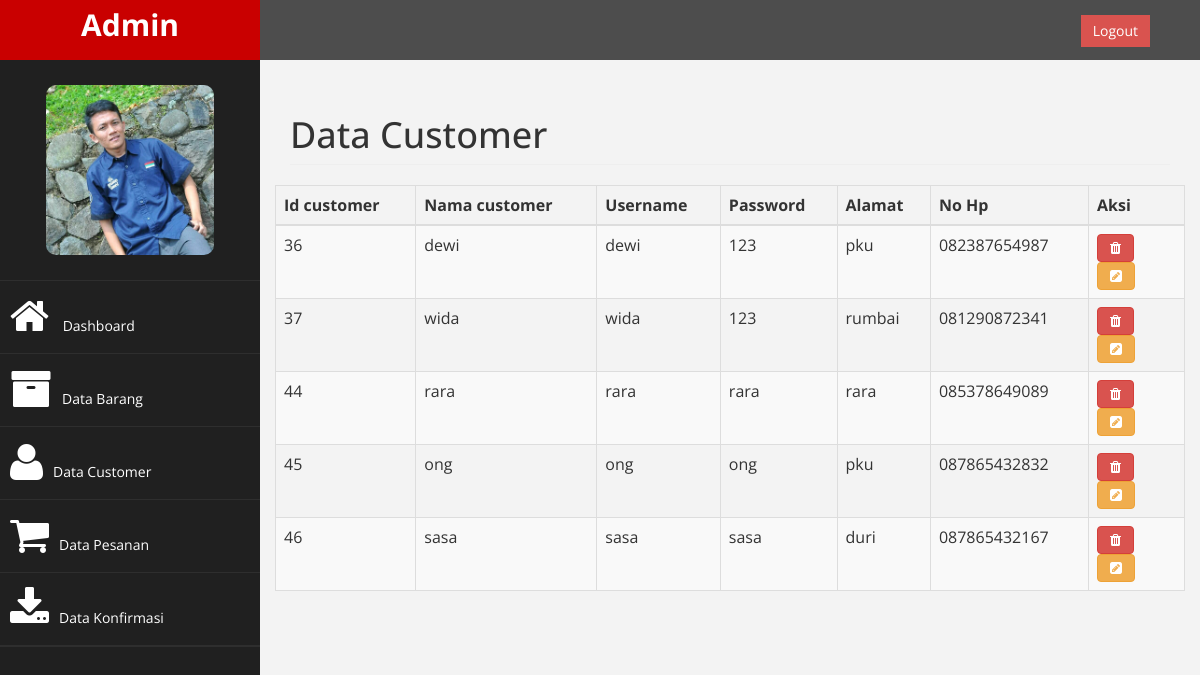
/index.php/customer/data_customer, run on the app's committed database.
### tables this page shows
CREATE TABLE `customer` (
  `id_customer` int(10) NOT NULL,
  `nama` varchar(50) NOT NULL,
  `username` varchar(20) NOT NULL,
  `password` varchar(50) NOT NULL,
  `alamat` varchar(50) NOT NULL,
  `no_hp` varchar(20) NOT NULL
);

### application/controllers/Customer.php (called while the page is built, shortened)
<?php
class Customer extends CI_Controller
{
	function __construct()
	{
		$this->load->model('Customer_model');
		$this->load->helper('url');
	}
	function data_customer()
	{
		$data['customer'] = $this->Customer_model->ambil_data();
		$this->load->view('Admin/Customer_list',$data);
	}
}
 ?>

### index.php (called while the page is built, shortened)
<?php
require_once BASEPATH.'core/CodeIgniter.php';

### application/models/Customer_model.php (called while the page is built, shortened)
<?php
class Customer_model extends CI_Model
{
	public $customer		= 'customer';
	public $id				= 'id_customer';
	public $order			= 'ASC';
	function ambil_data()
	{
		$this->db->order_by($this->id,$this->order);
		return $this->db->get($this->customer)->result();
	}
}
 ?>

### application/views/Admin/Customer_list.php (the view, shortened to what this page needs)
<div id="page-wrapper">
	<div class="row">
		<div class="col-lg-12">
			<h1 class="page-header">Data Customer</h1>
		</div><?=$this->session->flashdata('memesan')?>
	</div>
	<div class="row">
		<table id="example" class="table table-striped table-bordered">
			<thead>
				<tr>
					<th>Id customer</th>
					<th>Nama customer</th>
					<th>Username</th>
					<th>Password</th>
					<th>Alamat</th>
					<th>No Hp</th>
					<th style="width: 96px">Aksi</th>
				</tr>
			</thead>
			<tbody>
				<?php foreach ($customer as $key => $value) { ?>
				<tr>
					<td><?php echo $value->id_customer; ?></td>
					<td><?php echo $value->nama; ?></td>
					<td><?php echo $value->username; ?></td>
					<td><?php echo $value->password; ?></td>
					<td><?php echo $value->alamat; ?></td>
					<td><?php echo $value->no_hp; ?></td>
					<td>
						<a href="<?php echo site_url('index.php/Customer/delete/'.$value->id_customer); ?>"
							class="btn btn-danger">
							<i class="fa fa-trash"></i>
						</a>
						<a href="<?php echo site_url('index.php/Customer/update/'.$value->id_customer); ?>"
							class="btn btn-warning">
							<i class="fa fa-pencil-square"></i>
						</a>
					</td>
				</tr>
				<?php } ?>
			</tbody>
		</table>
	</div>

### assets/admin/css/custom.css (style rules this page uses)
body { font-family: 'Open Sans', sans-serif; }
#page-wrapper { padding: 15px 15px; min-height: 600px; background:#F3F3F3; }
@media (min-width:768px) { #page-wrapper { margin: 0 0 0 260px; padding: 15px 30px; min-height: 1200px; } }

### data on the page
customer: id_customer "36", nama "dewi", username "dewi", password "123", alamat "pku", no_hp "082387654987"
customer: id_customer "37", nama "wida", username "wida", password "123", alamat "rumbai", no_hp "081290872341"
customer: id_customer "44", nama "rara", username "rara", password "rara", alamat "rara", no_hp "085378649089"
customer: id_customer "45", nama "ong", username "ong", password "ong", alamat "pku", no_hp "087865432832"
customer: id_customer "46", nama "sasa", username "sasa", password "sasa", alamat "duri", no_hp "087865432167"
